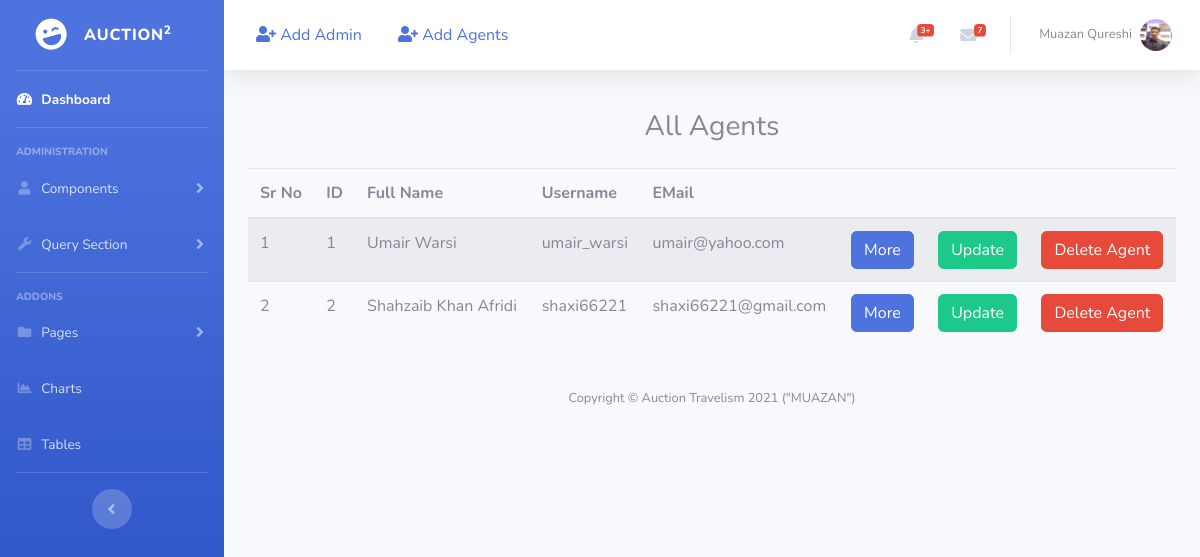
Screenshot of /admin/agent.php (signed in) with the database file from the repository.
### tables this page shows
CREATE TABLE `agents` (
  `id` int(11) NOT NULL,
  `fullname` varchar(50) DEFAULT NULL,
  `username` varchar(50) DEFAULT NULL,
  `cnic` varchar(20) DEFAULT NULL,
  `fathername` varchar(50) NOT NULL,
  `email` varchar(50) DEFAULT NULL,
  `phone` varchar(20) DEFAULT NULL,
  `password` varchar(50) DEFAULT NULL,
  `company` varchar(100) DEFAULT NULL,
  `location` varchar(100) DEFAULT NULL,
  `dob` date DEFAULT NULL,
  `gender` varchar(10) DEFAULT NULL,
  `address` varchar(500) DEFAULT NULL,
  `profilepicture` varchar(1000) DEFAULT NULL,
  `createDT` timestamp NOT NULL DEFAULT current_timestamp(),
  `status` int(11) DEFAULT 1,
  `createby` int(11) NOT NULL
);

### admin/main.php (called while the page is built, shortened)
<?php session_start();
class ta_au_fy
{
  function connection()
  {
    $connect = mysqli_connect('localhost', 'root', '', 'ta_au_fm');
    return $connect;
  }
  function user_live()
  {
    $a = $_SESSION['liveadmin'];
    $sql = "SELECT * FROM `admins` WHERE email = '$a'";
    $query = mysqli_query($this->connection(), $sql);
    return $query;
  }
  function agentsinfo()
  {
    $sql = "SELECT * FROM agents";
    $query = mysqli_query($this->connection(), $sql);
    return $query;
  }
}
$object = new ta_au_fy;

### admin/agent.php (the view, shortened to what this page needs)
<?php include('header.php'); ?>
<section class="container">
    <h3 class="py-3 text-center">
        All Agents
    </h3>
    <table class="table table-striped">
        <thead>
            <tr>
                <th>Sr No</th>
                <th>ID</th>
                <th>Full Name</th>
                <th>Username</th>
                <th>EMail</th>
                <th></th>
                <th></th>
                <th></th>
            </tr>
        </thead>
        <tbody>
            <?php
            $srno = 1;
            foreach ($object->agentsinfo() as $agent) {
            ?>
                <tr>
                    <td><?php echo $srno ?></td>
                    <td><?php echo $agent['id'] ?></td>
                    <td><?php echo $agent['fullname'] ?></td>
                    <td><?php echo $agent['username'] ?></td>
                    <td><?php echo $agent['email'] ?></td>
                    <td>
                        <button type="button" class="btn btn-primary modal-lg" data-toggle="modal" data-target="#modelId">
                            More
                        </button>
                    </td>
                    <td>
                        <button class="btn btn-success">
                            Update
                        </button>
                    </td>
                    <td>
                        <button class="btn btn-danger">
                            Delete Agent
                        </button>
                    </td>
                </tr>
            <?php
                $srno++;
            }
            ?>
        </tbody>
    </table>
</section>
<?php include('footer.php'); ?>

### admin/header.php (shortened to what this page needs)
<?php include('main.php');
foreach ($object->user_live() as $live) {
    $livename = $live['fullname'];
    $livepic = $live['profilepicture'];
}
?>
<!DOCTYPE html>
<html lang="en">
<head>
    <link href="vendor/fontawesome-free/css/all.min.css" rel="stylesheet" type="text/css">
    <link href="css/sb-admin-2.min.css" rel="stylesheet">
</head>
<body id="page-top">
    <div id="wrapper">
        <ul class="navbar-nav bg-gradient-primary sidebar sidebar-dark accordion" id="accordionSidebar">
            <a class="sidebar-brand d-flex align-items-center justify-content-center" href="index.php">
                <div class="sidebar-brand-icon rotate-n-15">
                    <i class="fas fa-laugh-wink"></i>
                </div>
                <div class="sidebar-brand-text mx-3">Auction<sup>2</sup></div>
            </a>
            <hr class="sidebar-divider my-0">
            <li class="nav-item active">
                <a class="nav-link" href="index.php">
                    <i class="fas fa-fw fa-tachometer-alt"></i>
                    <span>Dashboard</span></a>
            </li>
            <hr class="sidebar-divider">
            <div class="sidebar-heading">
                Administration
            </div>
            <li class="nav-item">
                <a class="nav-link collapsed" href="#" data-toggle="collapse" data-target="#collapseTwo" aria-expanded="true" aria-controls="collapseTwo">
                    <i class="fas fa-fw fa-user"></i>
                    <span>Components</span>
                </a>
            </li>
            <li class="nav-item">
                <a class="nav-link collapsed" href="#" data-toggle="collapse" data-target="#collapseUtilities" aria-expanded="true" aria-controls="collapseUtilities">
                    <i class="fas fa-fw fa-wrench"></i>
                    <span>Query Section</span>
                </a>
            </li>
            <hr class="sidebar-divider">
            <div class="sidebar-heading">
                Addons
            </div>
            <li class="nav-item">
                <a class="nav-link collapsed" href="#" data-toggle="collapse" data-target="#collapsePages" aria-expanded="true" aria-controls="collapsePages">
                    <i class="fas fa-fw fa-folder"></i>
                    <span>Pages</span>
                </a>
            </li>
            <li class="nav-item">
                <a class="nav-link" href="charts.php">
                    <i class="fas fa-fw fa-chart-area"></i>
                    <span>Charts</span></a>
            </li>
            <li class="nav-item">
                <a class="nav-link" href="tables.php">
                    <i class="fas fa-fw fa-table"></i>
                    <span>Tables</span></a>
            </li>
            <hr class="sidebar-divider d-none d-md-block">
            <div class="text-center d-none d-md-inline">
                <button class="rounded-circle border-0" id="sidebarToggle"></button>
            </div>
        </ul>
        <div id="content-wrapper" class="d-flex flex-column">
            <div id="content">
                <nav class="navbar navbar-expand navbar-light bg-white topbar mb-4 static-top shadow">
                    <div class="">
                        <a class="px-3" href="add-admin.php">
                            <i class="fas fa-user-plus"></i>
                            Add Admin
                        </a>
                        <a class="px-3" href="add-agent.php">
                            <i class="fas fa-user-plus"></i>
                            Add Agents
                        </a>
                    </div>
                    <ul class="navbar-nav ml-auto">
                        <li class="nav-item dropdown no-arrow mx-1">
                            <a class="nav-link dropdown-toggle" href="#" id="alertsDropdown" role="button" data-toggle="dropdown" aria-haspopup="true" aria-expanded="false">
                                <i class="fas fa-bell fa-fw"></i>
                                <span class="badge badge-danger badge-counter">3+</span>
                            </a>
                        </li>
                        <li class="nav-item dropdown no-arrow mx-1">
                            <a class="nav-link dropdown-toggle" href="#" id="messagesDropdown" role="button" data-toggle="dropdown" aria-haspopup="true" aria-expanded="false">
                                <i class="fas fa-envelope fa-fw"></i>
                                <span class="badge badge-danger badge-counter">7</span>
                            </a>
                        </li>
                        <li class="nav-item dropdown no-arrow">
                            <a class="nav-link dropdown-toggle" href="#" id="userDropdown" role="button" data-toggle="dropdown" aria-haspopup="true" aria-expanded="false">
                                <span class="mr-2 d-none d-lg-inline text-gray-600 small"><?php echo $livename; ?></span>
                                <img class="img-profile rounded-circle" src="uploads/admins/<?php echo $livepic ?>">
                            </a>
                        </li>
                    </ul>
                </nav>

### rows the page displays
agents: id "1", fullname "Umair Warsi", username "umair_warsi", email "umair@yahoo.com"
agents: id "2", fullname "Shahzaib Khan Afridi", username "shaxi66221", email "shaxi66221@gmail.com"

### other values shown
$livename "Muazan Qureshi"
